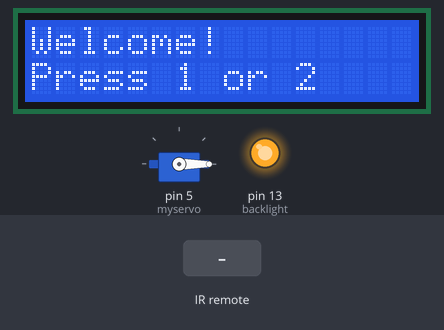
Recording of a sketch running on a simulated Arduino Uno, built with avr-gcc and run on an emulated ATmega328P. On the bench: servo, 16×2 character LCD, output pins drawn as LEDs (lit = HIGH). Inputs (shaded band) come from the test bench. What the sketch prints to the serial monitor is not drawn.

Above: at 1.2 s.
1.3 s: infrared code 0xFFA25D received
At 2.3 s:
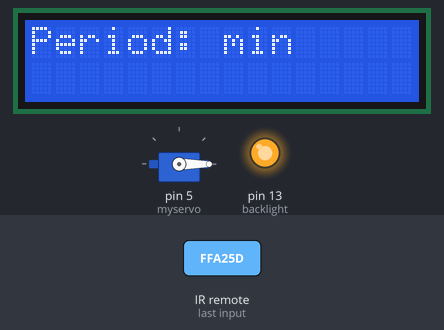
2.8 s: infrared code 0xFF629D received
At 3.6 s:
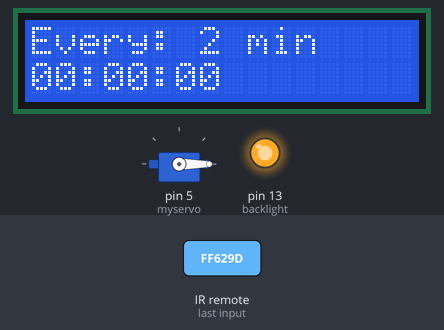
Timing chart, 0 to 5.8 s (numbered marks = the images above; inputs shaded):
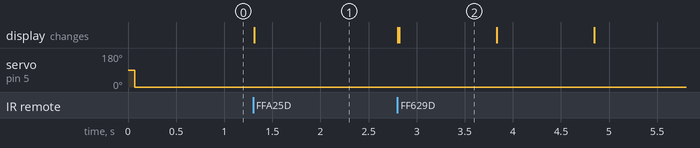

Measured:
- after the input at 1.3 s, the display: changes at once (image 1)
- after the input at 2.8 s, the display: first changes at once (image 2 shows a later state)
- what the display in image 2 shows lasts 1.0 s, from 2.8 s to 3.8 s

The sketch:

PetFeeder_final.ino
```cpp
#include <util/delay.h>
#include <LiquidCrystal.h>
#include <IRremote.h>
#include <Servo.h>

//Coduri IR-Remote
#define R1 0xFFA25D
#define R2 0xFF629D
#define R3 0xFFE21D
#define R4 0xFF22DD
#define R5 0xFF02FD
#define R6 0xFFC23D
#define R7 0xFFE01F
#define R8 0xFFA857
#define R9 0xFF906F
#define R0 0xFF9867
#define R_star 0xFF6897
#define R_hash 0xFFB04F
#define R_OK 0xFF38C7
#define R_UP 0xFF18E7
#define R_DOWN 0xFF4AB5
#define R_LEFT 0xFF10EF
#define R_RIGHT 0xFF5AA5

int receiver = 3;
IRrecv irrecv(receiver);
decode_results results;

LiquidCrystal lcd(A0, A1, A2, 8, 7, 6);
const int backlight = 13;
volatile boolean backlight_on;
int counter = 0;

volatile int secunda = 0;
volatile int secundaCounter = 0;
volatile int minut = 0;
volatile int ora = 0;
volatile int period_min = 0;

Servo myservo;
int val;
bool cwRotation, ccwRotation;

void setup() {
  // put your setup code here, to run once
  Serial.begin(9600);
  irrecv.enableIRIn();
  myservo.attach(5);

  pinMode(backlight, OUTPUT);
  digitalWrite(backlight, HIGH);
  backlight_on = true;
  irrecv.enableIRIn();

  lcd.begin(16, 2);
   lcd.clear();
}

void loop() {
  myservo.write(0);
  switch (counter){
        case 0:{
          meniuPrincipal();
        }

        case 1:{
          if(period_min == 0 && counter == 1){
            lcd.setCursor(0,0);
            lcd.print("Period: ");
            lcd.setCursor(8,0);
            lcd.print("min");
            setPeriodMin();
            secunda = 0;
            secundaCounter = 0;

         }
          else if (period_min != 0 && counter == 1) {
           myservo.write(0);
           lcd.setCursor(0, 1);
           if (ora<10) lcd.print("0");
           lcd.print(ora);
           lcd.setCursor(2,1);
           lcd.print(":");
           if (minut<10) lcd.print("0");
           lcd.print(minut);
           lcd.setCursor(5,1);
           lcd.print(":");
           if (secunda<10) lcd.print("0");
           lcd.print(secunda);
           lcd.print(" ");

           lcd.setCursor(0, 0);
           lcd.print("Every:");
           lcd.setCursor(7,0);
           lcd.print(period_min);
           lcd.setCursor(9,0);
           lcd.print("min");

          if (secundaCounter > period_min * 60){ //60min * 60 sec = 3600 sec
              myservo.write(175);
              secundaCounter = 0;
          }

          if (irrecv.decode(&results)) {
            Serial.println(results.value, HEX);
            irrecv.resume(); // Receive the next value

            if (results.value == R_LEFT || results.value == R_star){
              lcd.clear();
              period_min = 0;
              irrecv.resume();
              counter  = 0;

            }
          }

          secunda++;
          secundaCounter++;
          if (secunda == 60)
           {
             secunda = 0;
             minut++;
             if (minut>=60)
             {
               minut = 0;
               ora ++;
               if (ora >= 24)
               {
                 ora = 0;
               }
             }
           }
            delay(1000);
          }
        }

        case 2:{
         controlRemote();
        }

        case 3:{

          break;
        }
        default:  break;
  }
      delay(10);
}


void meniuPrincipal(){
      lcd.setCursor(0,0);
      lcd.print("Welcome!");
      lcd.setCursor(0,1);
      lcd.print("Press 1 or 2");
    if (irrecv.decode(&results)) {
    Serial.println(results.value, HEX);
    irrecv.resume(); // Receive the next value

    switch(results.value){
      case R1:{
        lcd.clear();
        counter = 1;
        break;
      }
      case R2:{
        lcd.clear();
        lcd.setCursor(0,0);
        lcd.print("Remote control!");
        lcd.setCursor(0,1);
        lcd.print("Press 'OK'");
        counter = 2;
        break;
      }
      default: break;
    }
  }
}

void controlRemote(){
  if (irrecv.decode(&results)) {
    Serial.println(results.value, HEX);
    irrecv.resume(); // Receive the next value

    if (results.value == R_OK)
    {
      myservo.write(175);
      delay(250);
      myservo.write(0);
    }

    else if (results.value == R_star || results.value == R_LEFT) {
      counter = 0;
      lcd.clear();
    }
    else irrecv.resume();
}

}

void setPeriodMin(){
 // while(1){
    if (irrecv.decode(&results)) {
      Serial.println(results.value, HEX);
    irrecv.resume(); // Receive the next value

        switch(results.value){
         case R1:{
          period_min = 1;
          lcd.clear();
          break;
         }
         case R2:{
          period_min = 2;
          lcd.clear();
          break;
         }
         case R3:{
          period_min = 3;
          lcd.clear();
          break;
         }
         case R4:{
          period_min = 4;
          lcd.clear();
          break;
         }

         case R5:{
          period_min = 5;
          lcd.clear();
          break;
         }

         case R6:{
          period_min = 6;
          lcd.clear();
          break;
         }

         case R7:{
          period_min = 7;
          lcd.clear();
          break;
         }

          case R8:{
          period_min = 8;
          lcd.clear();
          break;
         }

        case R9:{
          period_min = 9;
          lcd.clear();
          break;
         }


         default:{

         }
  }
 }
}
```
